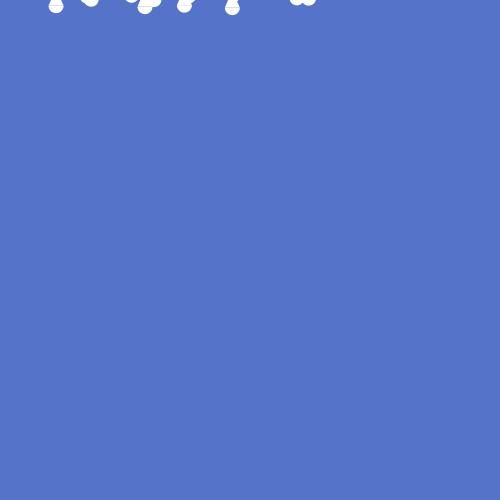
Frame 1 (no input)
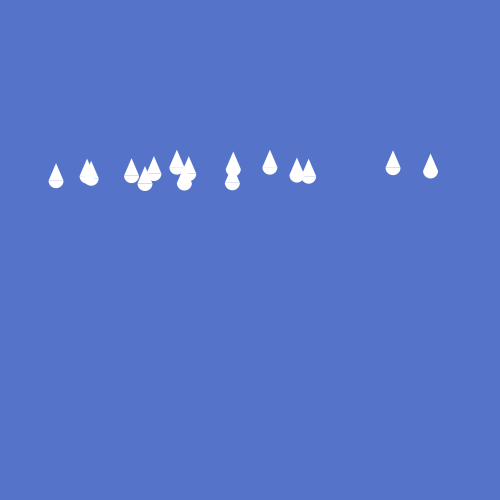
Frame 60 (the mouse pressed at the canvas centre just before this capture)
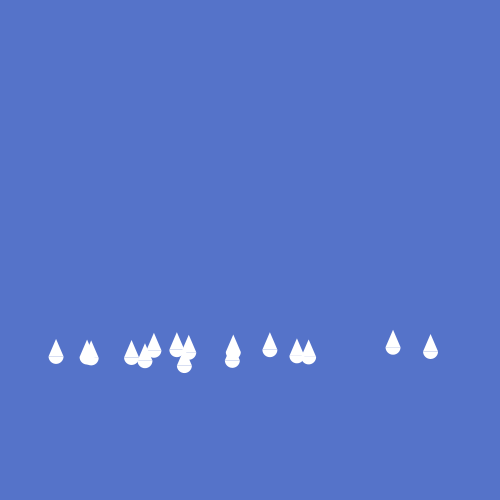
Frame 120 (the mouse held since frame 60 and released just before this capture)

The Processing sketch that drew these frames (run headless with seeded random() and noise(); from frame 60 on, the mouse is pressed at the canvas centre):

// Processing sketch: tearDrops
// ── tearDrops.pde
float x;
float x1;
float x2;
float x3;
float x4;
float x5;
float x6;
float x7;
float x8;
float x9;
float x10;
float x11;
float x12;
float x13;
float x14;
float x15;
float x16;
float x17;
float x18;
float x19;
float y;
float wobble;
float wobble1;
float wobble2;
float wobble3;
float wobble4;
float wobble5;
float wobble6;
float wobble7;
float wobble8;
float wobble9;
float wobble10;
float wobble11;
float wobble12;
float wobble13;
float wobble14;
float wobble15;
float wobble16;
float wobble17;
float wobble18;
float wobble19;
float yspeed = 3;
void setup() {
  size(500, 500);
  background(#5573C9);
  x = random(0+50, width-50);
  x1 = random(0+50, width-50);
  x2 = random(0+50, width-50);
  x3 = random(0+50, width-50);
  x4 = random(0+50, width-50);
  x5 = random(0+50, width-50);
  x6 = random(0+50, width-50);
  x7 = random(0+50, width-50);
  x8 = random(0+50, width-50);
  x9 = random(0+50, width-50);
  x10 = random(0+50, width-50);
  x11 = random(0+50, width-50);
  x12 = random(0+50, width-50);
  x13 = random(0+50, width-50);
  x14 = random(0+50, width-50);
  x15 = random(0+50, width-50);
  x16 = random(0+50, width-50);
  x17 = random(0+50, width-50);
  x18 = random(0+50, width-50);
  x19 = random(0+50, width-50);
  wobble= random(-10, 10);
  wobble1 = random(-10, 10);
  wobble2 = random(-10, 10);
  wobble3 = random(-10, 10);
  wobble4 = random(-10, 10);
  wobble5 = random(-10, 10);
  wobble6 = random(-10, 10);
  wobble7 = random(-10, 10);
  wobble8 = random(-10, 10);
  wobble9 = random(-10, 10);
  wobble10 = random(-10, 10);
  wobble11 = random(-10, 10);
  wobble12 = random(-10, 10);
  wobble13 = random(-10, 10);
  wobble14 = random(-10, 10);
  wobble15 = random(-10, 10);
  wobble16 = random(-10, 10);
  wobble17 = random(-10, 10);
  wobble18 = random(-10, 10);
  wobble19 = random(-10, 10);
  
}

void draw() {
  background(#5573C9);
  teardrop(x, y+wobble, 15);
  teardrop(x1, y+wobble1, 15);
  teardrop(x2, y+wobble2, 15);
  teardrop(x3, y+wobble3, 15);
  teardrop(x4, y+wobble4, 15);
  teardrop(x5, y+wobble5, 15);
  teardrop(x6, y+wobble6, 15);
  teardrop(x7, y+wobble7, 15);
  teardrop(x8, y+wobble8, 15);
  teardrop(x9, y+wobble9, 15);
  teardrop(x10, y+wobble10, 15);
  teardrop(x11, y+wobble11, 15);
  teardrop(x12, y+wobble12, 15);
  teardrop(x13, y+wobble13, 15);
  teardrop(x14, y+wobble14, 15);
  teardrop(x15, y+wobble15, 15);
  y+=yspeed;
  wobble-=random(-0.5,0.5);
  wobble1-=random(-0.5,0.5);
  wobble2-=random(-0.5,0.5);
  wobble3-=random(-0.5,0.5);
  wobble4-=random(-0.5,0.5);
  wobble5-=random(-0.5,0.5);
  wobble6-=random(-0.5,0.5);
  wobble7-=random(-0.5,0.5);
  wobble8-=random(-0.5,0.5);
  wobble9-=random(-0.5,0.5);
  wobble10-=random(-0.5,0.5);
  wobble11-=random(-0.5,0.5);
  wobble12-=random(-0.5,0.5);
  wobble13-=random(-0.5,0.5);
  wobble14-=random(-0.5,0.5);
  wobble15-=random(-0.5,0.5);
  wobble16-=random(-0.5,0.5);
  wobble17-=random(-0.5,0.5);
  wobble18-=random(-0.5,0.5);
  wobble19-=random(-0.5,0.5);
  
  
  if (y>=height+10) {
    y=0;
    x = random(0+50, width-50);
    x1 = random(0+50, width-50);
    x2 = random(0+50, width-50);
    x3 = random(0+50, width-50);
    x4 = random(0+50, width-50);
    x5 = random(0+50, width-50);
    x6 = random(0+50, width-50);
    x7 = random(0+50, width-50);
    x8 = random(0+50, width-50);
    x9 = random(0+50, width-50);
    x10 = random(0+50, width-50);
    x11 = random(0+50, width-50);
    x12 = random(0+50, width-50);
    x13 = random(0+50, width-50);
    x14 = random(0+50, width-50);
    x15 = random(0+50, width-50);
    x16 = random(0+50, width-50);
    x17 = random(0+50, width-50);
    x18 = random(0+50, width-50);
    x19 = random(0+50, width-50);
    wobble= random(-10, 10);
    wobble1 = random(-10, 10);
    wobble2 = random(-10, 10);
    wobble3 = random(-10, 10);
    wobble4 = random(-10, 10);
    wobble5 = random(-10, 10);
    wobble6 = random(-10, 10);
    wobble7 = random(-10, 10);
    wobble8 = random(-10, 10);
    wobble9 = random(-10, 10);
    wobble10 = random(-10, 10);
    wobble11 = random(-10, 10);
    wobble12 = random(-10, 10);
    wobble13 = random(-10, 10);
    wobble14 = random(-10, 10);
    wobble15 = random(-10, 10);
    wobble16 = random(-10, 10);
    wobble17 = random(-10, 10);
    wobble18 = random(-10, 10);
    wobble19 = random(-10, 10);
  }
}
void teardrop(float offsetX, float offsetY, float size) {
  push();
  noStroke();
  translate(offsetX, offsetY);
  triangle(0+size/2, 0.0, 0-size/2, 0.0, 0.0, -10-size/2);
  arc(0, 0, size, size, radians(0), radians(180), OPEN);
  pop();
}
